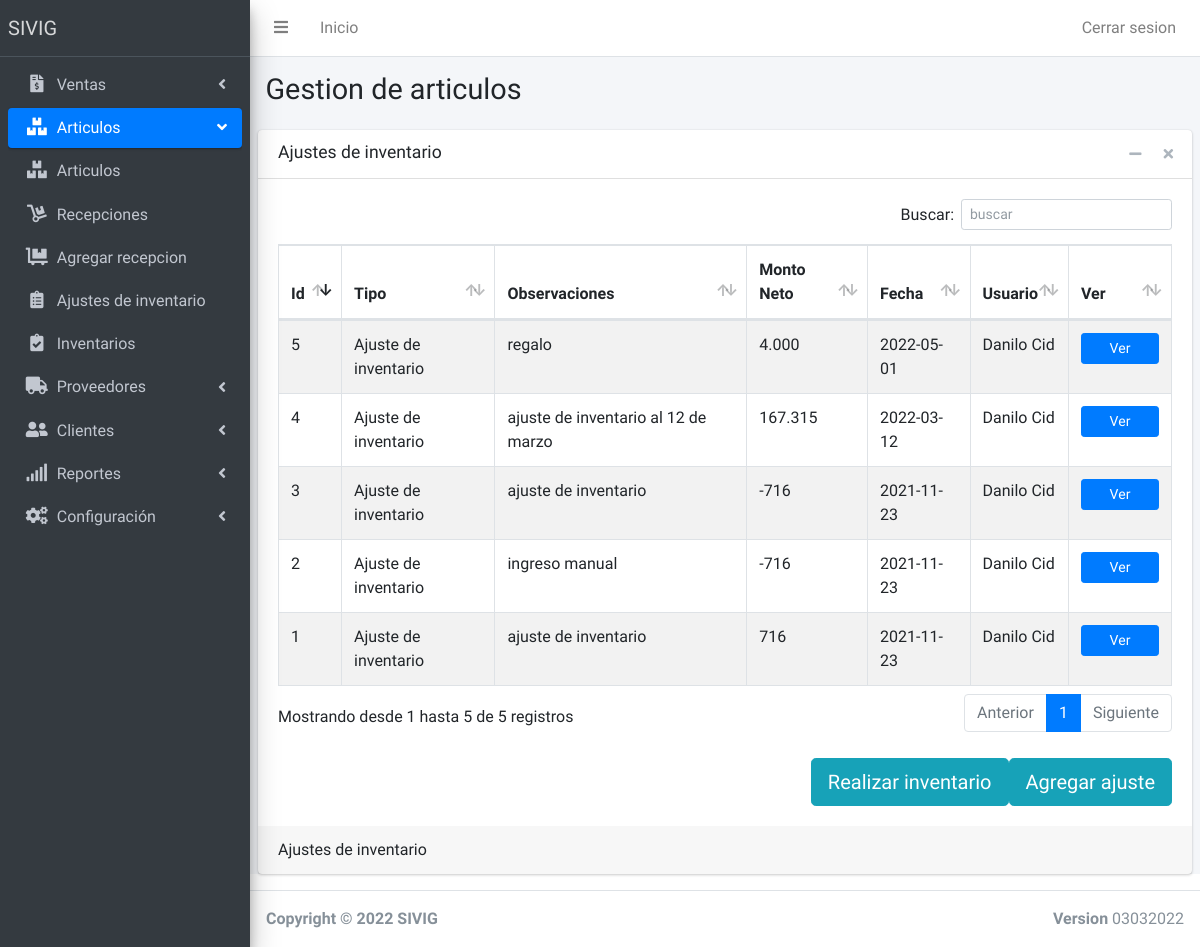
The app's page /AjustesDeInventario (signed in) with its own data.
### tables this page shows
CREATE TABLE `grupospaginas` (
  `idgrupo` int(11) NOT NULL AUTO_INCREMENT,
  `nombregrupo` varchar(120) NOT NULL,
  `imagengrupo` varchar(120) NOT NULL,
  `posicion` int(11) NOT NULL,
  PRIMARY KEY (`idgrupo`)
);

CREATE TABLE `permisos` (
  `IdPermiso` int(11) NOT NULL AUTO_INCREMENT,
  `IdUsuario` int(11) NOT NULL,
  `Idpagina` int(11) NOT NULL,
  `Permiso` int(11) NOT NULL,
  PRIMARY KEY (`IdPermiso`)
);

CREATE TABLE `paginas` (
  `IdPagina` int(11) NOT NULL AUTO_INCREMENT,
  `NombrePagina` varchar(120) NOT NULL,
  `Enlacepagina` varchar(120) NOT NULL,
  `Imagen` varchar(60) NOT NULL,
  `grupopagina` int(11) NOT NULL,
  PRIMARY KEY (`IdPagina`)
);

CREATE TABLE `ajustes_de_inventario` (
  `id` int(11) NOT NULL AUTO_INCREMENT,
  `tipo_movimiento` int(11) NOT NULL,
  `monto_neto` int(11) NOT NULL,
  `monto_imp` int(11) NOT NULL,
  `observaciones` text NOT NULL,
  `fecha` date NOT NULL,
  `usuario` int(11) NOT NULL,
  PRIMARY KEY (`id`)
);

CREATE TABLE `tipo_movimiento` (
  `id` int(11) NOT NULL AUTO_INCREMENT,
  `tipo` varchar(60) NOT NULL,
  PRIMARY KEY (`id`)
);

CREATE TABLE `usuarios` (
  `IdUsuario` int(11) NOT NULL AUTO_INCREMENT,
  `User` varchar(60) NOT NULL,
  `password` varchar(60) NOT NULL,
  `Nombre` varchar(60) NOT NULL,
  `Apellidos` varchar(80) NOT NULL,
  `Activo` int(11) NOT NULL,
  PRIMARY KEY (`IdUsuario`)
);

### Model/dbConection.php (called while the page is built)
<?php
class DB
{
	private $host;
	private $db;
	private $user;
	private $password;
	private $amb = 'DEV';
	public function __construct()
	{
		if ($this->amb == 'DEV') {
			$this->host = 'localhost';
			$this->db = 'sivig';
			$this->user = 'root';
			$this->password = '';
		} else {
			$this->host = 'localhost';
			$this->db = 'orhanoik_SIVIG';
			$this->user = 'orhanoik_sivig';
			$this->password = 'sivig2021-';
		}
	}
	public function connect()
	{
		try {
			$connection = "mysql:host=" . $this->host . ";dbname=" . $this->db;
			$options = [
				PDO::ATTR_ERRMODE => PDO::ERRMODE_EXCEPTION,
				PDO::ATTR_EMULATE_PREPARES => false,
				PDO::MYSQL_ATTR_INIT_COMMAND => "SET NAMES utf8",
			];
			$pdo = new PDO($connection, $this->user, $this->password, $options);
			return $pdo;
		} catch (PDOException $e) {
			print_r('Error conenection: ' . $e->getMessage());
		}
	}
}

### Controller/MenuController.php (called while the page is built, shortened)
<?php
include 'Model/dbConection.php';
class Menu extends DB{
        public function Getpaginas($idusuario, $idgrupo){
        $query = $this->connect()->prepare('SELECT * FROM paginas INNER JOIN permisos on permisos.Idpagina = paginas.IdPagina WHERE permisos.IdUsuario = :idusuario AND permisos.Permiso = 1 AND paginas.grupopagina = :idgrupo');
        $query->execute(['idusuario' => $idusuario, 'idgrupo' => $idgrupo]);
        $menusa = array();
        foreach ($query as $Menua) {
            $m = new Menus();
            $m->NombrePagina = $Menua[1];
            $m->EnlacePagina = $Menua[2];
            $m->IdPagina = $Menua[0];
            $m->ImagenPagina = $Menua['Imagen'];
            $m->GrupoPagina = $Menua[4];
            array_push($menusa, $m);
        }
        return $menusa;
       }
        public function GetGrupoPagina($idpagina){
            $query = $this->connect()->prepare('SELECT grupopagina FROM paginas WHERE Idpagina = :idpagina');
            $query->execute(['idpagina' => $idpagina]);
            foreach ($query as $a) {
                $idgrupo = $a[0];
            }
        return $idgrupo;
    }
        public function GetGrupos(){
            $query = $this->connect()->prepare('SELECT * FROM grupospaginas ORDER BY posicion ASC');
            $query->execute();
            $grupos = array();
            foreach ($query as $g) {
                array_push($grupos, $g);
            }
            return $grupos;
           }
}
?>

### Controller/AjustesDeInventarioController.php (called while the page is built, shortened)
<?php
class AjustesDeInventario extends DB
{
    public function GetAjustes()
    {
        try {
            $query = $this->connect()->prepare('SELECT * FROM ajustes_de_inventario');
            $query->execute();
            $ajustes = array();
            foreach ($query as $a) {
                array_push($ajustes, $a);
            }
            return $ajustes;
        } catch (PDOException $e) {
            print_r('Error conenection: ' . $e->getMessage());
        }
    }
}

### Controller/TipoMovimientoController.php (called while the page is built, shortened)
<?php
Class TiposMovimientos extends DB{
    public function GetTiposMovimientosId($id){
        $query = $this->connect()->prepare('SELECT * FROM tipo_movimiento WHERE id = :id');
            $query->execute(['id' => $id]);
            foreach ($query as $c) {
                $tipo = $c['tipo'];
            }
            return $tipo;
    }
}
?>

### Controller/UsuariosController.php (called while the page is built, shortened)
<?php
class Usuario extends DB{
        public function GetUsuarioPorId($idusuario){
            $query = $this->connect()->prepare('SELECT * FROM usuarios WHERE IdUsuario = :IdUsuario');
            $query->execute(['IdUsuario' => $idusuario]);
            $arrayusuarios = array();
            foreach ($query as $u) {
                array_push($arrayusuarios, $u);
            }
            return $arrayusuarios;
            }
}
?>

### AjustesDeInventario.php (the view, shortened to what this page needs)
<?php
$idpagina = 9;
include 'Includes/partials/header.php';
include 'Includes/partials/menu.php';
include 'Controller/AjustesDeInventarioController.php';
include 'Controller/TipoMovimientoController.php';
include 'Controller/UsuariosController.php';
$ajustes = new AjustesDeInventario();
$tipomovimiento = new TiposMovimientos();
$usuario = new Usuario();
?>
<div class="content-wrapper">
      <section class="content-header">
        <div class="container-fluid">
          <div class="row mb-2">
            <div class="col-sm-6">
              <h1>Gestion de articulos</h1>
            </div>
          </div>
        </div>
      </section>
      <section class="content">
        <div class="card">
          <div class="card-header">
            <h3 class="card-title">Ajustes de inventario</h3>
            <div class="card-tools">
              <button type="button" class="btn btn-tool" data-card-widget="collapse" data-toggle="tooltip" title="Collapse">
                <i class="fas fa-minus"></i></button>
              <button type="button" class="btn btn-tool" data-card-widget="remove" data-toggle="tooltip" title="Remove">
                <i class="fas fa-times"></i></button>
            </div>
          </div>
          <div class="card-body">
            <table id="tabla1" class="table table-bordered table-striped">
              <thead>
                <tr>
                  <th style="width: 20px">Id</th>
                  <th>Tipo</th>
                  <th>Observaciones</th>
                  <th>Monto Neto</th>
                  <th>Fecha</th>
                  <th>Usuario</th>
                  <th style="width: 60px">Ver</th>
                </tr>
              </thead>
              <tbody>
                <?php
                  $ajustesdeinventario = $ajustes->GetAjustes();
                  foreach($ajustesdeinventario as $a){
                    $nombreusuario = $usuario->GetUsuarioPorId($a['usuario']);
                    echo('<tr>
                    <td>'.$a['id'].'</td>
                    <td>'.$tipomovimiento->GetTiposMovimientosId($a['tipo_movimiento']).'</td>
                    <td>'.$a['observaciones'].'</td>
                    <td>'.number_format(($a['monto_neto'] + $a['monto_imp']), 0, ',', '.').'</td>
                    <td>'.$a['fecha'].'</td>
                    <td>'.$nombreusuario[0]['Nombre'].' '.$nombreusuario[0]['Apellidos'].'</td>
                    <td>
                    <form action="VerAjusteDeInventario" method="POST">
                    <input type="hidden" name="id" value="'.$a['id'].'">
                    <button type="submit" class="btn btn-block btn-primary btn-sm" name="Ver" value="Ver">Ver</button>
                    </form>
                    </td>');
                    echo('</tr>');
                  }
                ?>
              </tbody>
            </table>
            <br>
              <div class="float-right">
              <a href="AgregarAjuste" class="btn  btn-lg btn-info"> Agregar ajuste</a>
                  </div>
                  <div class="float-right">
              <a href="AgregarAjuste" class="btn  btn-lg btn-info"> Realizar inventario</a>
                  </div>
          </div>
          <div class="card-footer">
          Ajustes de inventario
          </div>
        </div>
      </section>
    </div>
  <?php
  include 'Includes/partials/footer.php';
  ?>

### Includes/partials/menu.php (shortened to what this page needs)
<div class="wrapper">
    <nav class="main-header navbar navbar-expand navbar-white navbar-light">
      <ul class="navbar-nav">
        <li class="nav-item">
          <a class="nav-link" data-widget="pushmenu" href="#"><i class="fas fa-bars"></i></a>
        </li>
        <li class="nav-item d-none d-sm-inline-block">
          <a href="index" class="nav-link">Inicio</a>
        </li>
      </ul>
      <ul class="navbar-nav ml-auto">
        <li class="nav-item d-none d-sm-inline-block">
          <a href="Controller/LogoutController.php" class="nav-link">Cerrar sesion</a>
        </li>
      </ul>
    </nav>
    <aside class="main-sidebar sidebar-dark-primary elevation-4">
      <a href="./" class="brand-link">
        <span class="brand-text font-weight-light">SIVIG</span>
      </a>
      <div class="sidebar">
        <nav class="mt-2">
          <ul class="nav nav-pills nav-sidebar flex-column" data-widget="treeview" role="menu" data-accordion="false">
                 <li class="nav-item has-treeview">
                <?php
        require './Controller/MenuController.php';
        $menu = new Menu();
        $activo = "";
        $activog = "";
        $open = "";
        $grupos = $menu->GetGrupos();
        if ($idpagina == 0) {
          $idgrupoactivo = 0;
        }else{
          $idgrupoactivo = $menu->GetGrupoPagina($idpagina);
        }
        foreach ($grupos as $g) {
          if($idgrupoactivo === $g['idgrupo']){
            $activog = "active";
            $open = "menu-open";
          }else{
            $activog = "";
            $open = "";
          }
          echo '
          <li class="nav-item has-treeview '.$open.'">
          <a href="#" class="nav-link '.$activog.'">
            <i class="nav-icon '. $g['imagengrupo'] .'"></i>
            <p>
              '. $g['nombregrupo'].'
              <i class="right fas fa-angle-left"></i>
            </p>
          </a>
          <ul class="nav nav-treeview">';
          $datos = $menu->Getpaginas($_SESSION['id'], $g['idgrupo']);
          foreach ($datos as $n) {
            if($idpagina === $n->IdPagina){
              $activo = "active";
            }else{
              $activo = "";
            }
            echo '
            <li class="nav-item">
            <a href="'. $n->EnlacePagina.'" class="nav-link '. $activo.'">
              <i class="nav-icon '. $n->ImagenPagina.'"></i>
              <p>
              '. $n->NombrePagina.'
              </p>
            </a>
          </li>
          ';
      }
      echo '
          </ul>
         ';
      echo '
      </li>
     ';
        }
        ?>
                </ul>
        </nav>
      </div>
    </aside>

### records on screen
grupospaginas: nombregrupo "Ventas"
grupospaginas: nombregrupo "Articulos"
permisos: Idpagina.NombrePagina "Articulos"
permisos: Idpagina.NombrePagina "Recepciones"
permisos: Idpagina.NombrePagina "Agregar recepcion"
permisos: Idpagina.NombrePagina "Ajustes de inventario"
permisos: Idpagina.NombrePagina "Inventarios"
grupospaginas: nombregrupo "Proveedores"
grupospaginas: nombregrupo "Clientes"
grupospaginas: nombregrupo "Reportes"
grupospaginas: nombregrupo "Configuración"
ajustes_de_inventario: id "1", tipo_movimiento.tipo "Ajuste de inventario", observaciones "ajuste de inventario", $a['monto_neto'] + $a['monto_imp'] "716", fecha "2021-11-23", usuarios.Nombre "Danilo", usuarios.Apellidos "Cid"
ajustes_de_inventario: id "2", GetTiposMovimientosId "Ajuste de inventario", observaciones "ingreso manual", $a['monto_neto'] + $a['monto_imp'] "-716", fecha "2021-11-23", usuarios.Nombre "Danilo", usuarios.Apellidos "Cid"
ajustes_de_inventario: id "3", GetTiposMovimientosId "Ajuste de inventario", observaciones "ajuste de inventario", $a['monto_neto'] + $a['monto_imp'] "-716", fecha "2021-11-23", usuarios.Nombre "Danilo", usuarios.Apellidos "Cid"
ajustes_de_inventario: id "4", GetTiposMovimientosId "Ajuste de inventario", observaciones "ajuste de inventario al 12 de marzo", $a['monto_neto'] + $a['monto_imp'] "167.315", fecha "2022-03-12", usuarios.Nombre "Danilo", usuarios.Apellidos "Cid"
ajustes_de_inventario: id "5", GetTiposMovimientosId "Ajuste de inventario", observaciones "regalo", $a['monto_neto'] + $a['monto_imp'] "4.000", fecha "2022-05-01", usuarios.Nombre "Danilo", usuarios.Apellidos "Cid"
